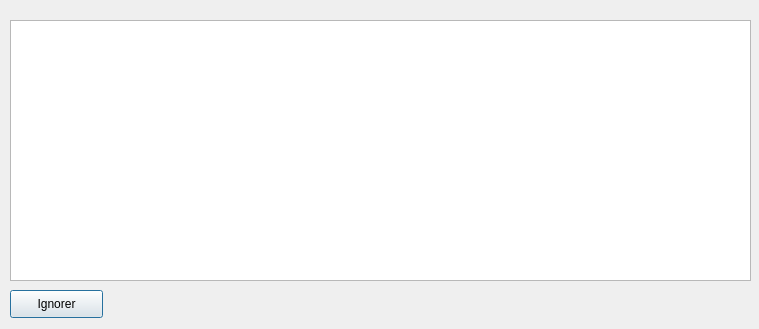
<?xml version="1.0" encoding="UTF-8"?>
<ui version="4.0">
 <class>notificationPartenariat</class>
 <widget class="QDialog" name="notificationPartenariat">
  <property name="geometry">
   <rect>
    <x>0</x>
    <y>0</y>
    <width>759</width>
    <height>329</height>
   </rect>
  </property>
  <property name="windowTitle">
   <string>Dialog</string>
  </property>
  <widget class="QTableView" name="tableView_notification">
   <property name="geometry">
    <rect>
     <x>10</x>
     <y>20</y>
     <width>741</width>
     <height>261</height>
    </rect>
   </property>
  </widget>
  <widget class="QPushButton" name="pushButton_ignorerNotification">
   <property name="geometry">
    <rect>
     <x>10</x>
     <y>290</y>
     <width>93</width>
     <height>28</height>
    </rect>
   </property>
   <property name="text">
    <string>Ignorer</string>
   </property>
  </widget>
 </widget>
 <resources/>
 <connections/>
</ui>
